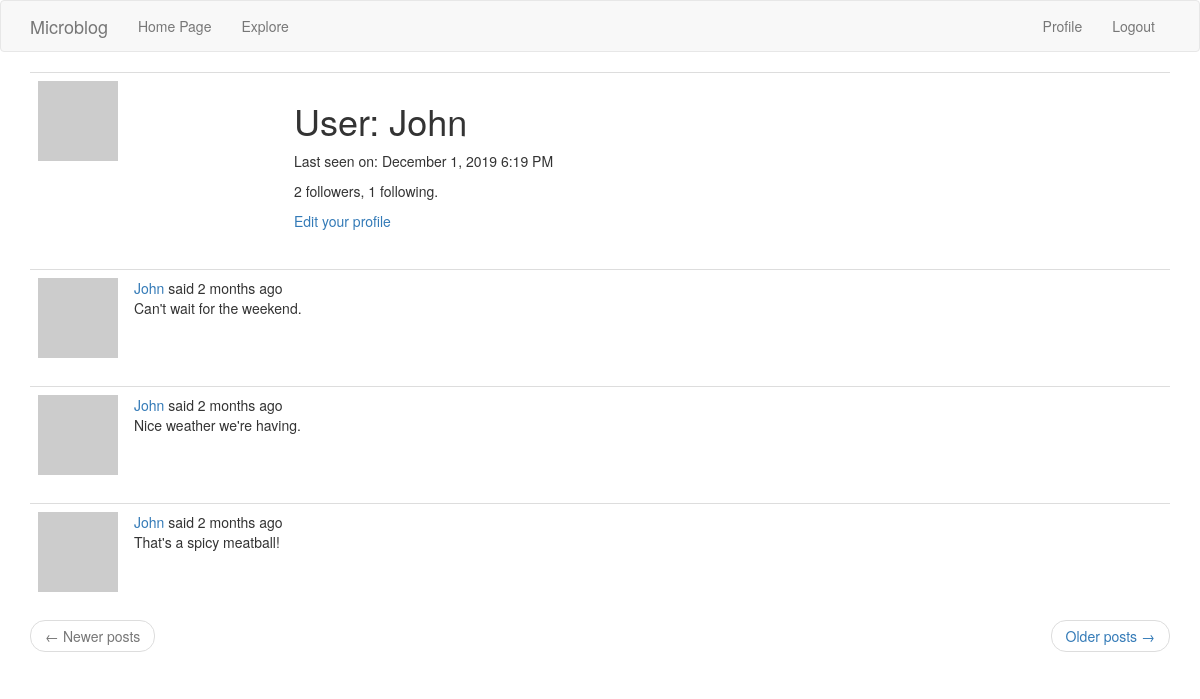
Page /user/John (signed in) on the earlier database version.
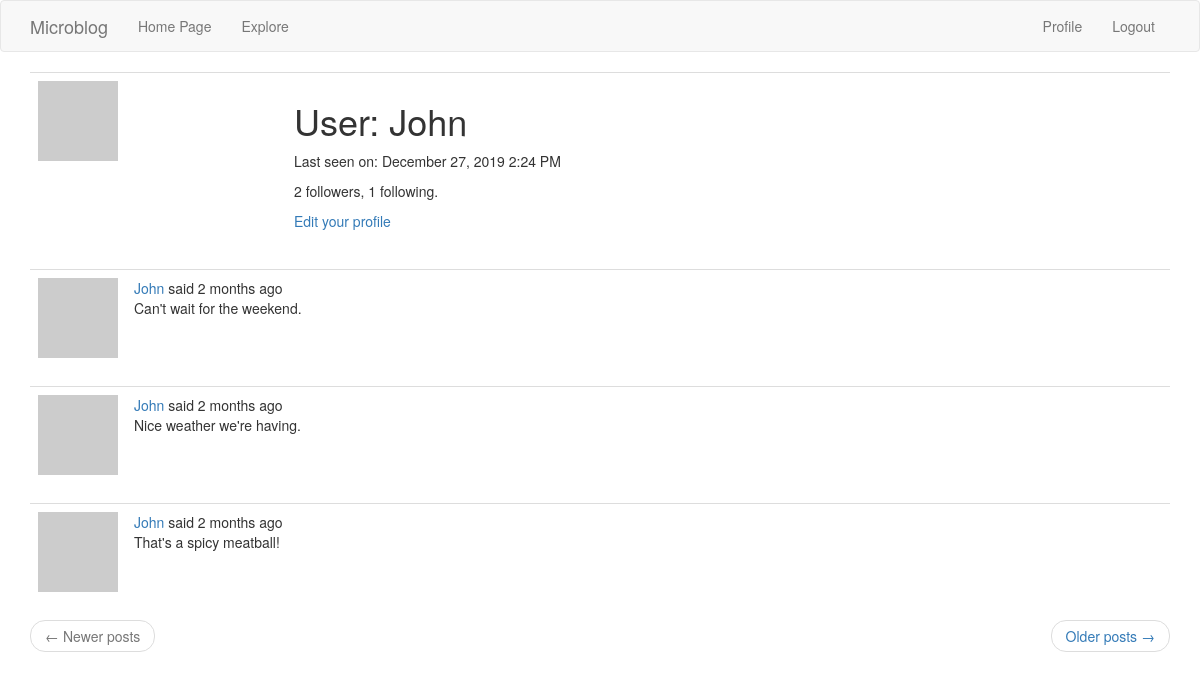
Same page on the later database version.
### app/models.py (models this page shows, shortened)
class User(UserMixin, db.Model):
    id = db.Column(db.Integer, primary_key=True)
    username = db.Column(db.String(64), index=True, unique=True)
    email = db.Column(db.String(120), index=True, unique=True)
    password_hash = db.Column(db.String(128))
    posts = db.relationship('Post', backref='author', lazy='dynamic')
    about_me = db.Column(db.String(140))
    last_seen = db.Column(db.DateTime, default=datetime.utcnow)
    def avatar(self, size):
        digest = md5(self.email.lower().encode('utf-8')).hexdigest()
        print('https://www.gravatar.com/avatar/{}?d=identicon&s={}'.format(digest, size))
        return 'https://www.gravatar.com/avatar/{}?d=identicon&s={}'.format(digest, size)
    followed = db.relationship(
        "User", secondary=followers,
        primaryjoin=(followers.c.follower_id== id),
        secondaryjoin=(followers.c.followed_id == id),
        backref=db.backref("followers", lazy="dynamic"), lazy="dynamic")

class Post(db.Model):
    id = db.Column(db.Integer, primary_key=True)
    body = db.Column(db.String(140))
    timestamp = db.Column(db.DateTime, index=True, default=datetime.utcnow)
    user_id = db.Column(db.Integer, db.ForeignKey('user.id'))

### app/routes.py (the view)
@myApp.route('/user/<username>')
@login_required
def user(username):
    user = User.query.filter_by(username=username).first_or_404()
    page = request.args.get("page", 1, type=int)
    posts = user.posts.order_by(Post.timestamp.desc()).paginate(
        page, myApp.config["POSTS_PER_PAGE"], False)
    next_url = url_for("user", username=user.username, page=posts.next_num) \
        if posts.has_next else None
    prev_url = url_for("user", username=user.username, page=posts.prev_num) \
        if posts.has_prev else None
    return render_template('user.html', user=user, posts=posts.items, next_url=next_url, prev_url=prev_url)

### app/models.py (called while the page is built)
@login.user_loader
def load_user(id):
    return User.query.get(int(id))

### app/routes.py (called while the page is built)
@myApp.before_request
def before_request():
    if current_user.is_authenticated:
        current_user.last_seen = datetime.utcnow()
        db.session.commit()

### app/templates/user.html (shortened to what this page needs)
{% extends "base.html" %}
{% block app_content %}
    <table class="table table-hover">
        <tr>
            <td width="256px"><img src="{{ user.avatar(256) }}"></td>
            <td>
                <h1>User: {{ user.username }}</h1>
                {% if user.last_seen %}
                <p>Last seen on: {{ moment(user.last_seen).format("LLL") }}</p>
                {% endif %}
                <p>{{ user.followers.count() }} followers, {{ user.followed.count() }} following.</p>
                {% if user == current_user %}
                <p><a href="{{ url_for('edit_profile') }}">Edit your profile</a></p>
                {% elif not current_user.is_following(user) %}
                <p><a href="{{ url_for('follow', username=user.username) }}">Follow</a></p>
                {% else %}
                <p><a href="{{ url_for('unfollow', username=user.username) }}">Unfollow</a></p>
                {% endif %}
            </td>
        </tr>
    </table>
    {% for post in posts %}
        {% include '_post.html' %}
    {% endfor %}
    <nav aria-label="...">
        <ul class="pager">
            <li class="previous{% if not prev_url %} disabled{% endif %}">
                <a href="{{ prev_url or '#' }}">
                    <span aria-hidden="true">&larr;</span> Newer posts
                </a>
            </li>
            <li class="next{% if not next_url %} disabled{% endif %}">
                <a href="{{ next_url or '#' }}">
                    Older posts <span aria-hidden="true">&rarr;</span>
                </a>
            </li>
        </ul>
    </nav>
{% endblock %}

### app/templates/base.html (shortened to what this page needs)
{% extends 'bootstrap/base.html' %}
{% block navbar %}
    <nav class="navbar navbar-default">
        <div class="container">
            <div class="navbar-header">
                <a class="navbar-brand" href="{{ url_for('index') }}">Microblog</a>
            </div>
            <div class="collapse navbar-collapse" id="bs-example-navbar-collapse-1">
                <ul class="nav navbar-nav">
                    <li><a href="{{ url_for('index') }}">{{ _('Home Page') }}</a></li>
                    <li><a href="{{ url_for('explore') }}">{{ _('Explore') }}</a></li>
                </ul>
                <ul class="nav navbar-nav navbar-right">
                    {% if current_user.is_anonymous %}
                    <li><a href="{{ url_for('login') }}">{{ _('Sign In') }}</a></li>
                    {% else %}
                    <li><a href="{{ url_for('user', username=current_user.username) }}">{{ _('Profile') }}</a></li>
                    <li><a href="{{ url_for('logout') }}">{{ _('Logout') }}</a></li>
                    {% endif %}
                </ul>
            </div>
        </div>
    </nav>
{% endblock %}
{% block content %}
    <div class="container">
        {% block app_content %}{% endblock %}
    </div>
{% endblock %}

### app/templates/_post.html (shortened to what this page needs)
    <table class="table table-hover">
        <tr>
            <td width="70px">
                <a href="{{ url_for('user', username=post.author.username) }}">
                    <img src="{{ post.author.avatar(70) }}" />
                </a>
            </td>
            <td>
                {{ _("%(username)s said %(when)s",
            username=user_link, when=moment(post.timestamp).fromNow()) }}
                <br>
                {{ post.body }}
            </td>
        </tr>
    </table>

Differences in the rows shown:
changed User "John": last_seen "December 1, 2019 6:19 PM" → "December 27, 2019 2:24 PM"
